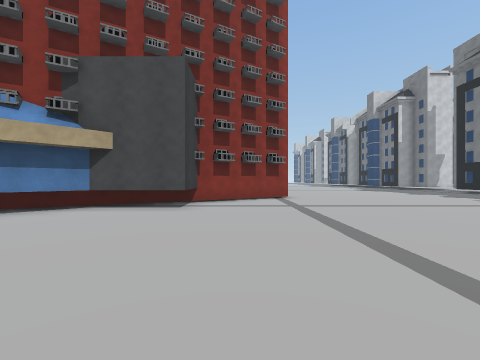
view 1 (above)

24 first-person views from a walk through a scene from a Unity 3-D project. The camera is 1.4 m above the floor, looks level and sees 90° across. The floor is counted in squares, 2 m on a side. Each view is taken from the middle of a square. On the plan, view 1 faces up. The plan holds only what a view shows up to about 9 squares ahead; the rest is blank. The place goes on beyond the plan. The player character is not drawn. Some surface patterns are stand-ins.

view 2
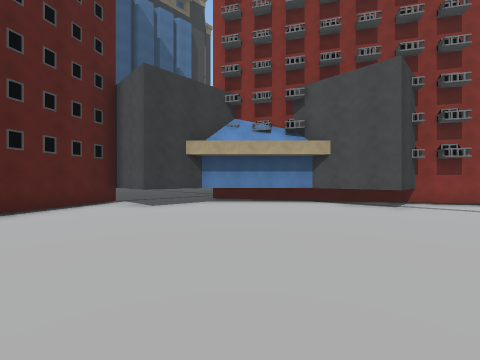

view 3
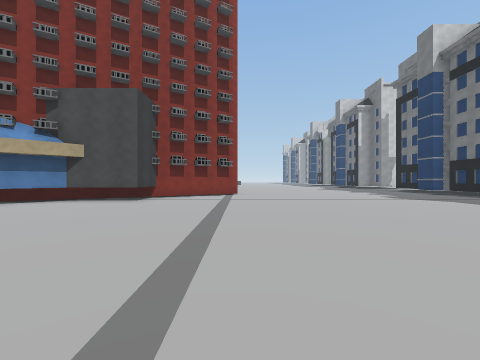

view 4
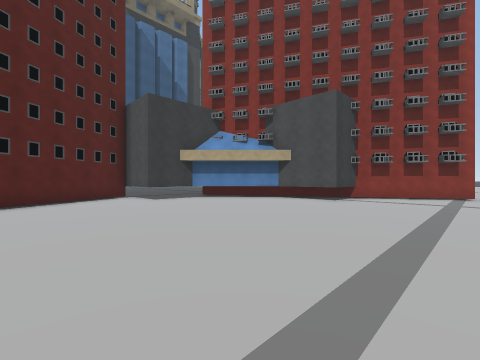

view 5
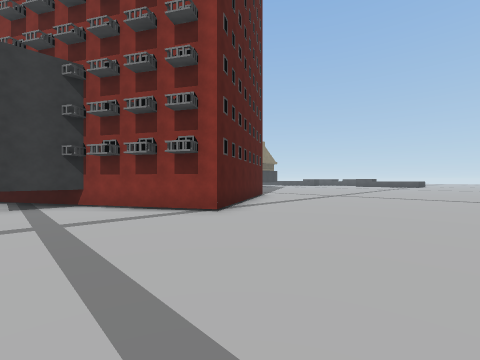

view 6
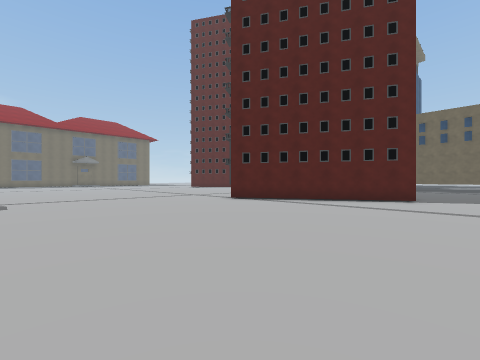

view 7
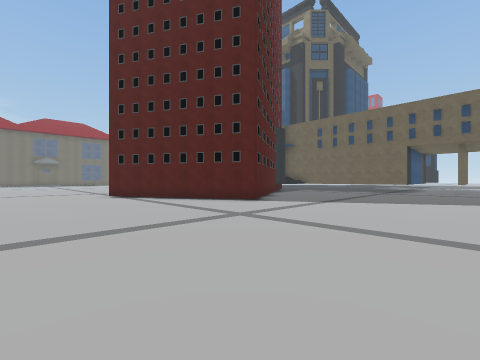

view 8
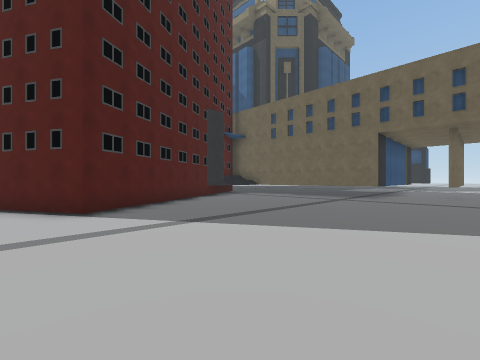

view 9
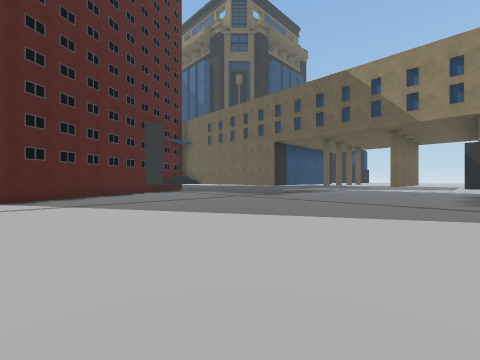

view 10
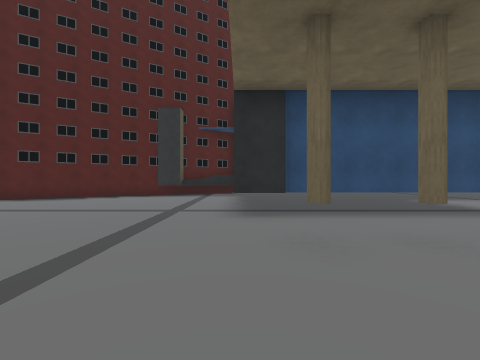

view 11
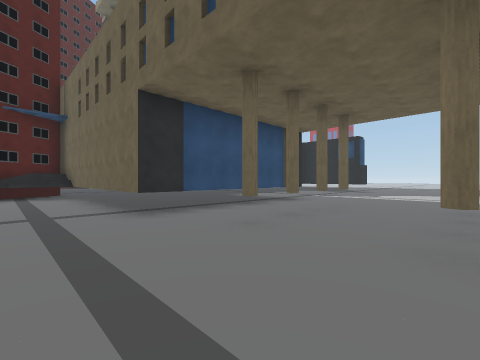

view 12
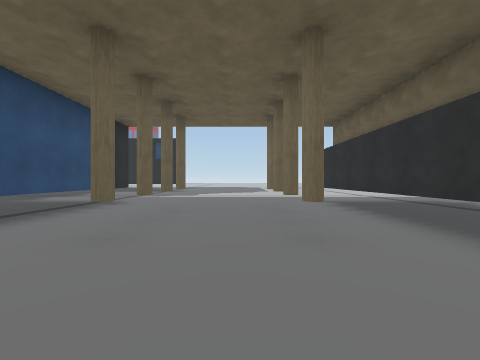

view 13
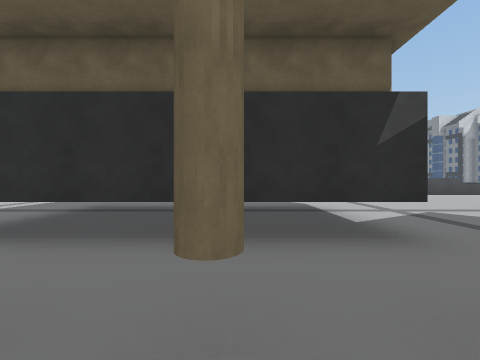

view 14
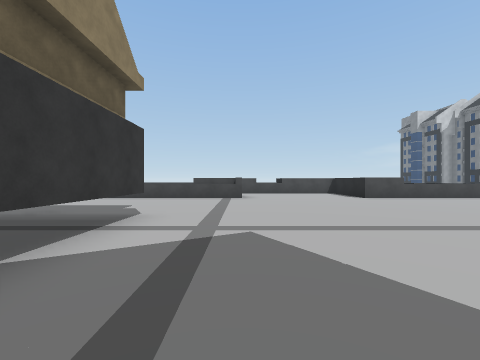

view 15
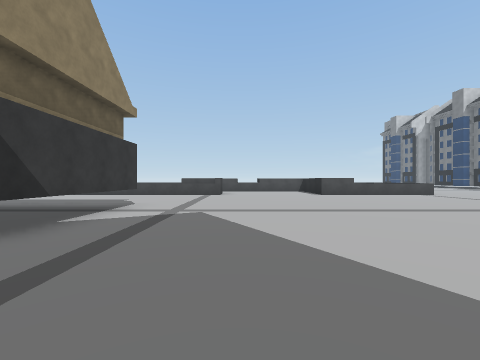

view 16
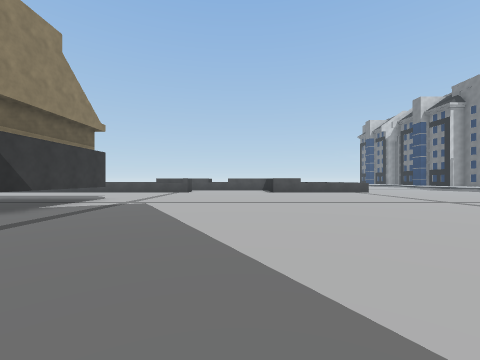

view 17
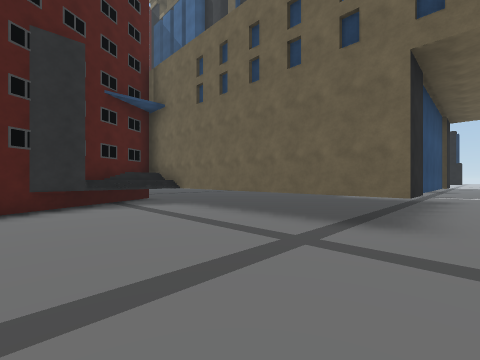

view 18
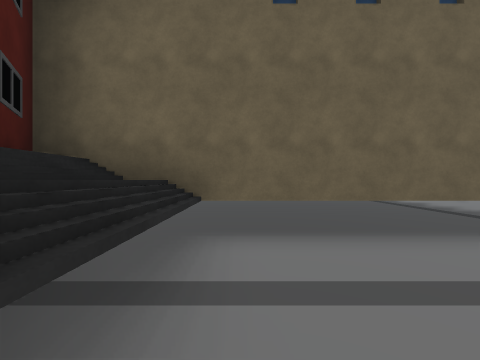

view 19
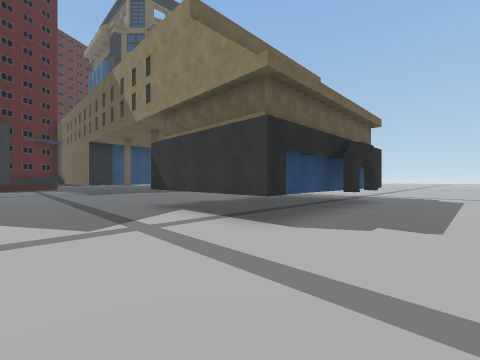

view 20
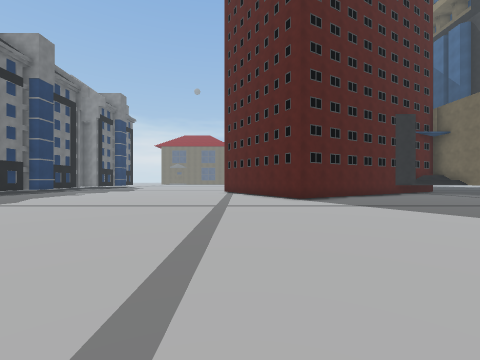

view 21
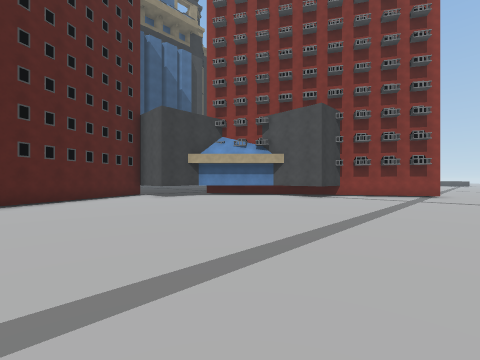

view 22
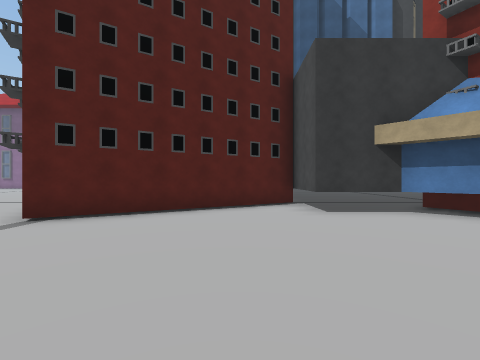

view 23
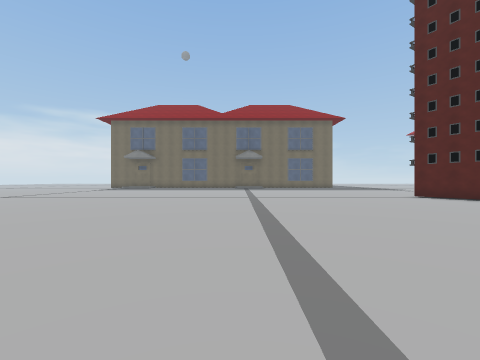

view 24
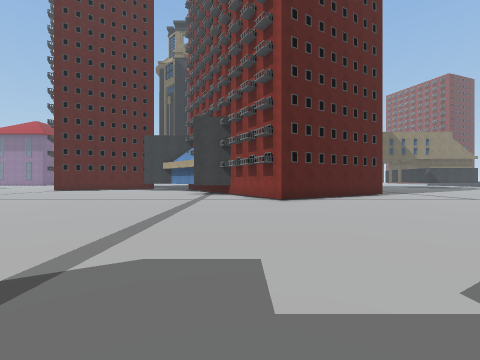

### Floor plan
Key: @ floor where view 1 was taken; # wall or solid block; . floor; ^ raised ledge.
Columns run from 16 left of view 1 to 10 right of it. Each row starts with its distance up from view 1.
 30 ..................
 29 ..................
 28 ..#.#...............
 27 #  ^ ^^.............
 26       ^............
 25       ^...........
 24 #^^^^^#..........
 23 ................ .
 22 .#..#..............
 21 ....................
 20 ......................
 19 .#..#.................
 18 .......................
 17 #^^^^^#.................
 16       ^..................
 15       ^...................
 14       ^.......##..........
 13       ^.....#####........
 12       ^...###   #........
 11       ^^^#^     ##.......
 10       ###        #.......
  9                ###........
  8               ^#...........
  7              ^^............
  6            ^##^............
  5          ^^#..............
  4          ^^..............
  3           #.............
  2         ^^#............
  1         #...............
  0         ##......@........
 -1          #................
 -2          ##................
 -3           ##...............

Where each view was taken, in squares from view 1:
view 1: 0 up, 0 right, facing up
view 2: 1 down, 0 right, facing up-left
view 3: 2 down, 2 right, facing up
view 4: 2 down, 2 right, facing up-left
view 5: 6 up, 6 right, facing up-left
view 6: 16 up, 8 right, facing down-left
view 7: 20 up, 5 right, facing down-left
view 8: 20 up, 0 right, facing down-left
view 9: 24 up, 1 left, facing down-left
view 10: 22 up, 10 left, facing down
view 11: 22 up, 8 left, facing down-left
view 12: 21 up, 8 left, facing left
view 13: 21 up, 12 left, facing up
view 14: 23 up, 8 left, facing up
view 15: 21 up, 7 left, facing up
view 16: 19 up, 5 left, facing up
view 17: 18 up, 6 left, facing down-left
view 18: 12 up, 7 left, facing left
view 19: 30 up, 7 left, facing down-left
view 20: 23 up, 1 right, facing down
view 21: 3 down, 3 right, facing up-left
view 22: 0 up, 1 left, facing left
view 23: 6 up, 2 right, facing down
view 24: 8 up, 10 right, facing left
